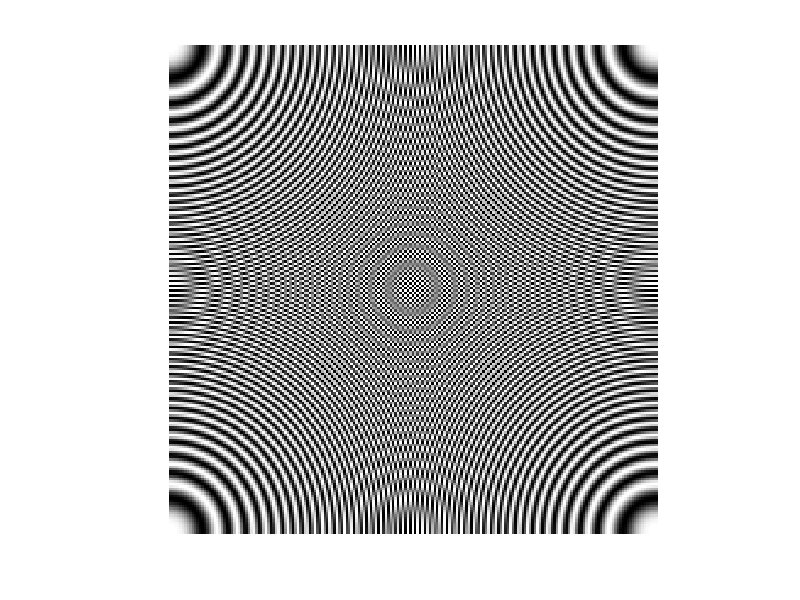

Recreate this plot in MATLAB. (Note: this script raises an error after producing the figure.)
N=400;
ima=zeros(N,N);
for m=1:N
    for n=1:N
        ima(m,n)=0.5+0.5*cos(pi*0.5*(m^2+n^2)/N);
        
    end
end
% imshow(ima);

ima2=imresize(ima,0.5,'nearest');
imshow(ima2);

ima2=imresize_old(ima,0.5,'bilinear');
imshow(ima2);

ima2=imresize_old(ima,0.5,'bilinear',51);
imshow(ima2);
